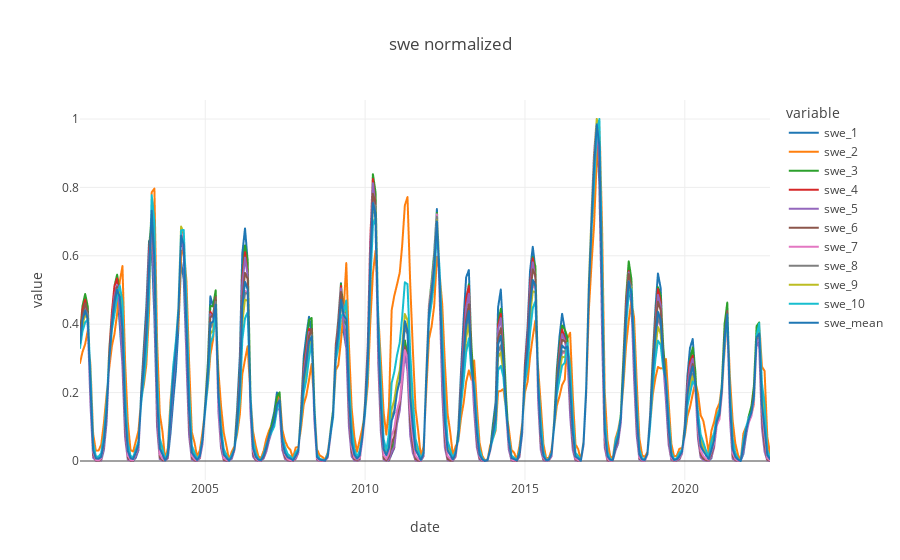

Notebook code cell kept with this figure:
### Code cell
# plot all columns of swe_eb using plotly to cross check
px.line(swe_eb_zs, x='date', y=swe_eb_zs.columns, title='swe normalized', template='none')

### Figure 1 — Plotly figure (JSON) as saved in the notebook; plotly's stock layout.template omitted (floating-point values rounded to 4 significant figures; data arrays with more than 128 entries replaced by an {"elided": "..."} marker saying what was removed)
{"data": [{"hovertemplate": "variable=swe_1<br>date=%{x}<br>value=%{y}<extra></extra>", "legendgroup": "swe_1", "line": {"color": "#1F77B4", "dash": "solid"}, "marker": {"symbol": "circle"}, "mode": "lines", "name": "swe_1", "showlegend": true, "type": "scattergl", "x": {"elided": "260 str values"}, "xaxis": "x", "y": {"elided": "260 float values"}, "yaxis": "y"}, {"hovertemplate": "variable=swe_2<br>date=%{x}<br>value=%{y}<extra></extra>", "legendgroup": "swe_2", "line": {"color": "#FF7F0E", "dash": "solid"}, "marker": {"symbol": "circle"}, "mode": "lines", "name": "swe_2", "showlegend": true, "type": "scattergl", "x": {"elided": "260 str values"}, "xaxis": "x", "y": {"elided": "260 float values"}, "yaxis": "y"}, {"hovertemplate": "variable=swe_3<br>date=%{x}<br>value=%{y}<extra></extra>", "legendgroup": "swe_3", "line": {"color": "#2CA02C", "dash": "solid"}, "marker": {"symbol": "circle"}, "mode": "lines", "name": "swe_3", "showlegend": true, "type": "scattergl", "x": {"elided": "260 str values"}, "xaxis": "x", "y": {"elided": "260 float values"}, "yaxis": "y"}, {"hovertemplate": "variable=swe_4<br>date=%{x}<br>value=%{y}<extra></extra>", "legendgroup": "swe_4", "line": {"color": "#D62728", "dash": "solid"}, "marker": {"symbol": "circle"}, "mode": "lines", "name": "swe_4", "showlegend": true, "type": "scattergl", "x": {"elided": "260 str values"}, "xaxis": "x", "y": {"elided": "260 float values"}, "yaxis": "y"}, {"hovertemplate": "variable=swe_5<br>date=%{x}<br>value=%{y}<extra></extra>", "legendgroup": "swe_5", "line": {"color": "#9467BD", "dash": "solid"}, "marker": {"symbol": "circle"}, "mode": "lines", "name": "swe_5", "showlegend": true, "type": "scattergl", "x": {"elided": "260 str values"}, "xaxis": "x", "y": {"elided": "260 float values"}, "yaxis": "y"}, {"hovertemplate": "variable=swe_6<br>date=%{x}<br>value=%{y}<extra></extra>", "legendgroup": "swe_6", "line": {"color": "#8C564B", "dash": "solid"}, "marker": {"symbol": "circle"}, "mode": "lines", "name": "swe_6", "showlegend": true, "type": "scattergl", "x": {"elided": "260 str values"}, "xaxis": "x", "y": {"elided": "260 float values"}, "yaxis": "y"}, {"hovertemplate": "variable=swe_7<br>date=%{x}<br>value=%{y}<extra></extra>", "legendgroup": "swe_7", "line": {"color": "#E377C2", "dash": "solid"}, "marker": {"symbol": "circle"}, "mode": "lines", "name": "swe_7", "showlegend": true, "type": "scattergl", "x": {"elided": "260 str values"}, "xaxis": "x", "y": {"elided": "260 float values"}, "yaxis": "y"}, {"hovertemplate": "variable=swe_8<br>date=%{x}<br>value=%{y}<extra></extra>", "legendgroup": "swe_8", "line": {"color": "#7F7F7F", "dash": "solid"}, "marker": {"symbol": "circle"}, "mode": "lines", "name": "swe_8", "showlegend": true, "type": "scattergl", "x": {"elided": "260 str values"}, "xaxis": "x", "y": {"elided": "260 float values"}, "yaxis": "y"}, {"hovertemplate": "variable=swe_9<br>date=%{x}<br>value=%{y}<extra></extra>", "legendgroup": "swe_9", "line": {"color": "#BCBD22", "dash": "solid"}, "marker": {"symbol": "circle"}, "mode": "lines", "name": "swe_9", "showlegend": true, "type": "scattergl", "x": {"elided": "260 str values"}, "xaxis": "x", "y": {"elided": "260 float values"}, "yaxis": "y"}, {"hovertemplate": "variable=swe_10<br>date=%{x}<br>value=%{y}<extra></extra>", "legendgroup": "swe_10", "line": {"color": "#17BECF", "dash": "solid"}, "marker": {"symbol": "circle"}, "mode": "lines", "name": "swe_10", "showlegend": true, "type": "scattergl", "x": {"elided": "260 str values"}, "xaxis": "x", "y": {"elided": "260 float values"}, "yaxis": "y"}, {"hovertemplate": "variable=swe_mean<br>date=%{x}<br>value=%{y}<extra></extra>", "legendgroup": "swe_mean", "line": {"color": "#1F77B4", "dash": "solid"}, "marker": {"symbol": "circle"}, "mode": "lines", "name": "swe_mean", "showlegend": true, "type": "scattergl", "x": {"elided": "260 str values"}, "xaxis": "x", "y": {"elided": "260 float values"}, "yaxis": "y"}], "layout": {"legend": {"title": {"text": "variable"}, "tracegroupgap": 0}, "title": {"text": "swe normalized"}, "xaxis": {"anchor": "y", "domain": [0, 1], "title": {"text": "date"}}, "yaxis": {"anchor": "x", "domain": [0, 1], "title": {"text": "value"}}}}
